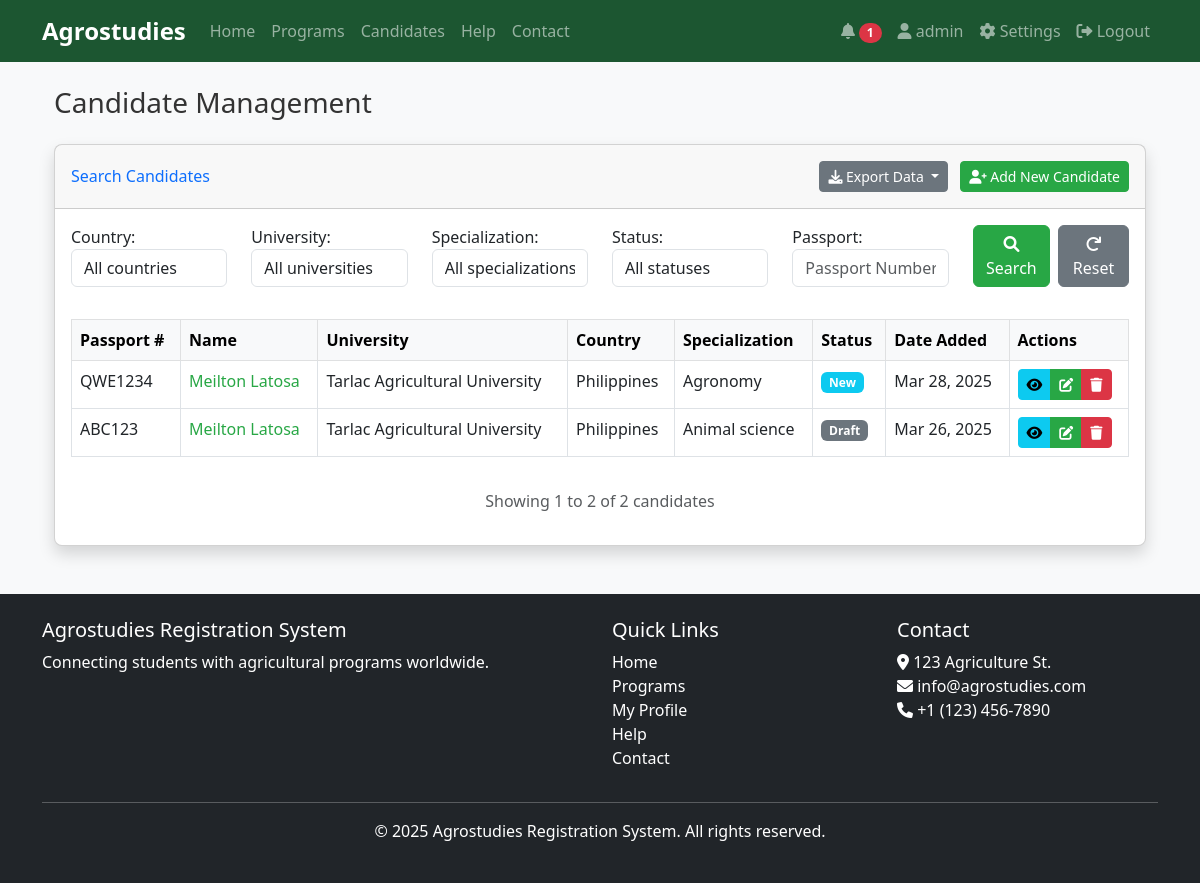
Page /candidates/ (signed in) on the earlier database version.
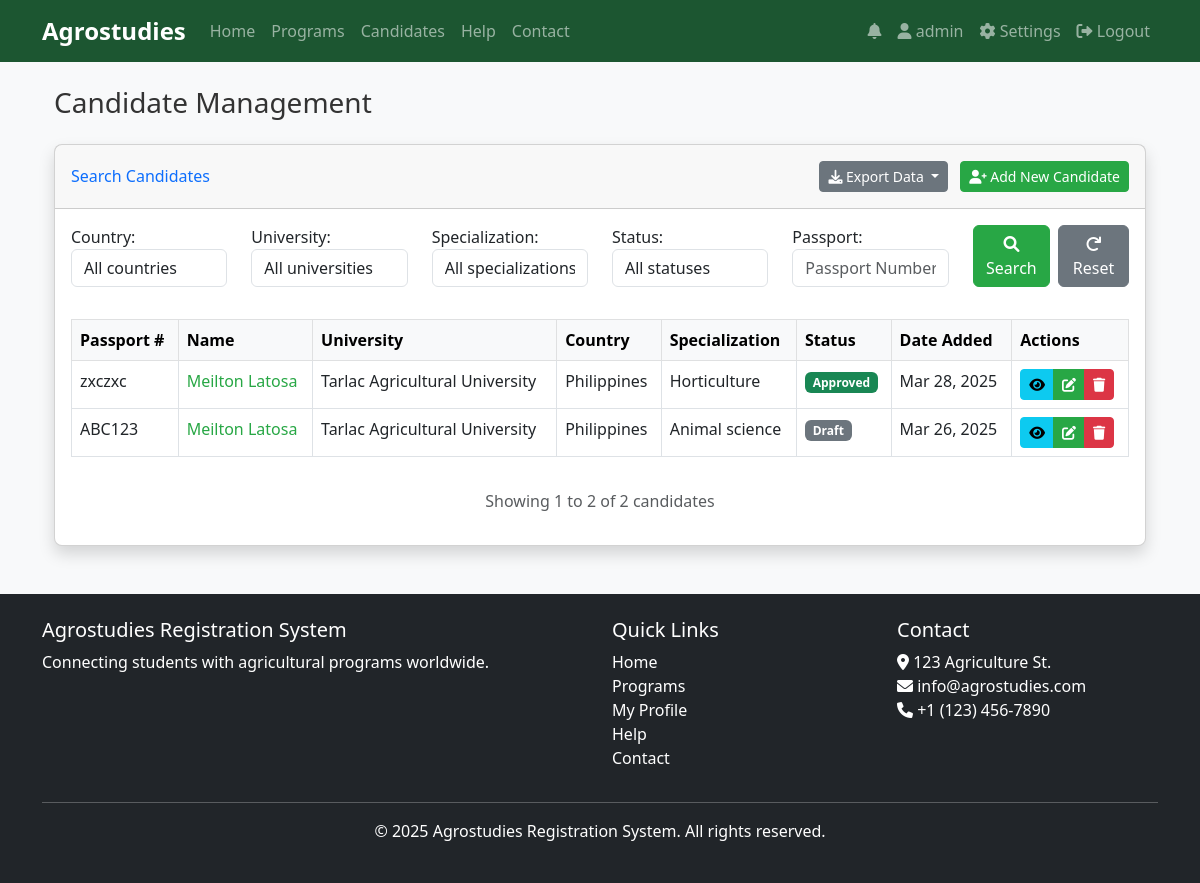
Same page on the later database version.
### core/models.py (models this page shows, shortened)
class Candidate(models.Model):
    DRAFT = 'Draft'
    NEW = 'New'
    FIXED = 'Fixed'
    APPROVED = 'Approved'
    REJECTED = 'Rejected'
    QUIT = 'Quit'
    STATUS_CHOICES = [
        (DRAFT, 'Draft'),
        (NEW, 'New'),
        (FIXED, 'Fixed'),
        (APPROVED, 'Approved'),
        (REJECTED, 'Rejected'),
        (QUIT, 'Quit'),
    ]
    passport_number = models.CharField(max_length=20)
    first_name = models.CharField(max_length=100)
    last_name = models.CharField(max_length=100)
    email = models.EmailField(blank=True, null=True)
    date_of_birth = models.DateField()
    country_of_birth = models.CharField(max_length=100)
    nationality = models.CharField(max_length=100)
    religion = models.CharField(max_length=100, blank=True, null=True)
    father_name = models.CharField(max_length=100, blank=True, null=True)
    mother_name = models.CharField(max_length=100, blank=True, null=True)
    passport_issue_date = models.DateField()
    passport_expiry_date = models.DateField()
    GENDER_CHOICES = [
        ('Male', 'Male'),
        ('Female', 'Female'),
        ('Other', 'Other'),
    ]
    gender = models.CharField(max_length=10, choices=GENDER_CHOICES)
    shoes_size = models.CharField(max_length=10, blank=True, null=True)
    shirt_size = models.CharField(max_length=10, blank=True, null=True)
    university = models.ForeignKey(University, on_delete=models.CASCADE)
    year_graduated = models.IntegerField(blank=True, null=True)
    specialization = models.CharField(max_length=100)
    secondary_specialization = models.CharField(max_length=100, blank=True, null=True)
    SMOKING_CHOICES = [
        ('Never', 'Never'),
        ('Sometimes', 'Sometimes'),
        ('Often', 'Often'),
    ]
    smokes = models.CharField(max_length=10, choices=SMOKING_CHOICES, default='Never')
    program = models.ForeignKey(AgricultureProgram, on_delete=models.SET_NULL, null=True, blank=True, related_name='candidates')
    status = models.CharField(max_length=20, choices=STATUS_CHOICES, default=DRAFT)
    created_at = models.DateTimeField(auto_now_add=True)
    updated_at = models.DateTimeField(auto_now=True)
    passport_scan = models.FileField(upload_to='passports/', blank=True, null=True)
    tor = models.FileField(upload_to='documents/tor/', blank=True, null=True)
    nc2_tesda = models.FileField(upload_to='documents/tesda/', blank=True, null=True)
    diploma = models.FileField(upload_to='documents/diploma/', blank=True, null=True)
    good_moral = models.FileField(upload_to='documents/moral/', blank=True, null=True)
    nbi_clearance = models.FileField(upload_to='documents/nbi/', blank=True, null=True)
    created_by = models.ForeignKey(User, on_delete=models.CASCADE, related_name='created_candidates')
    class Meta:
        unique_together = ('passport_number', 'university')

class University(models.Model):
    name = models.CharField(max_length=200)
    code = models.CharField(max_length=20, unique=True)
    country = models.CharField(max_length=100)
    class Meta:
        verbose_name_plural = "Universities"

### core/views.py (the view, shortened to what this page needs)
# urls.py: path('candidates/', views.candidate_list, name='candidate_list'),
@login_required
def candidate_list(request):
    if not request.user.is_staff:
        messages.error(request, 'You do not have permission to access this page.')
        return redirect('index')
    candidates = Candidate.objects.all().order_by('-created_at')
    form = CandidateSearchForm(request.GET)
    if form.is_valid():
        country = form.cleaned_data.get('country')
        if country:
            candidates = candidates.filter(university__country=country)
        university = form.cleaned_data.get('university')
        if university:
            candidates = candidates.filter(university__code=university)
        specialization = form.cleaned_data.get('specialization')
        if specialization:
            candidates = candidates.filter(specialization=specialization)
        status = form.cleaned_data.get('status')
        if status:
            candidates = candidates.filter(status=status)
        passport = form.cleaned_data.get('passport')
        if passport:
            candidates = candidates.filter(passport_number__icontains=passport)
    export_format = request.GET.get('export')
    paginator = Paginator(candidates, 15)  # Show 15 candidates per page
    page_number = request.GET.get('page')
    page_obj = paginator.get_page(page_number)
    return render(request, 'candidate_list.html', {
        'page_obj': page_obj,
        'form': form,
        'status_colors': {
            'Draft': 'secondary',
            'New': 'info',
            'Fixed': 'primary',
            'Approved': 'success',
            'Rejected': 'danger',
            'Quit': 'warning'
        }
    })

### templates/candidate_list.html (shortened to what this page needs)
{% extends 'base.html' %}
{% load custom_filters %}
{% block content %}
<div class="container-fluid">
    <h1 class="h3 mb-4">Candidate Management</h1>
    <div class="card shadow mb-4">
        <div class="card-header py-3 d-flex flex-row align-items-center justify-content-between">
            <h6 class="m-0 font-weight-bold text-primary">Search Candidates</h6>
            <div>
                <div class="dropdown d-inline-block me-2">
                    <button class="btn btn-secondary btn-sm dropdown-toggle" type="button" id="exportDropdown" data-bs-toggle="dropdown" aria-expanded="false">
                        <i class="fas fa-download"></i> Export Data
                    </button>
                </div>
                <a href="{% url 'add_candidate' %}" class="btn btn-primary btn-sm">
                    <i class="fas fa-user-plus"></i> Add New Candidate
                </a>
            </div>
        </div>
        <div class="card-body">
            <form method="get" class="mb-4">
                <div class="row">
                    <div class="col-md-2">
                        <div class="form-group mb-2">
                            {{ form.country.label_tag }}
                            {{ form.country }}
                        </div>
                    </div>
                    <div class="col-md-2">
                        <div class="form-group mb-2">
                            {{ form.university.label_tag }}
                            {{ form.university }}
                        </div>
                    </div>
                    <div class="col-md-2">
                        <div class="form-group mb-2">
                            {{ form.specialization.label_tag }}
                            {{ form.specialization }}
                        </div>
                    </div>
                    <div class="col-md-2">
                        <div class="form-group mb-2">
                            {{ form.status.label_tag }}
                            {{ form.status }}
                        </div>
                    </div>
                    <div class="col-md-2">
                        <div class="form-group mb-2">
                            {{ form.passport.label_tag }}
                            {{ form.passport }}
                        </div>
                    </div>
                    <div class="col-md-2 d-flex align-items-end">
                        <button type="submit" class="btn btn-primary mb-2 me-2">
                            <i class="fas fa-search"></i> Search
                        </button>
                        <a href="{% url 'candidate_list' %}" class="btn btn-secondary mb-2">
                            <i class="fas fa-redo"></i> Reset
                        </a>
                    </div>
                </div>
            </form>
            {% if page_obj %}
                <div class="table-responsive">
                    <table class="table table-bordered table-hover">
                        <thead class="table-light">
                            <tr>
                                <th>Passport #</th>
                                <th>Name</th>
                                <th>University</th>
                                <th>Country</th>
                                <th>Specialization</th>
                                <th>Status</th>
                                <th>Date Added</th>
                                <th>Actions</th>
                            </tr>
                        </thead>
                        <tbody>
                            {% for candidate in page_obj %}
                                <tr>
                                    <td>{{ candidate.passport_number }}</td>
                                    <td>
                                        <a href="{% url 'view_candidate' candidate.id %}">
                                            {{ candidate.first_name }} {{ candidate.last_name }}
                                        </a>
                                    </td>
                                    <td>{{ candidate.university.name }}</td>
                                    <td>{{ candidate.university.country }}</td>
                                    <td>{{ candidate.specialization }}</td>
                                    <td>
                                        <span class="badge bg-{{ status_colors|get_item:candidate.status }}">
                                            {{ candidate.status }}
                                        </span>
                                    </td>
                                    <td>{{ candidate.created_at|date:"M d, Y" }}</td>
                                    <td>
                                        <div class="btn-group" role="group">
                                            <a href="{% url 'view_candidate' candidate.id %}" class="btn btn-info btn-sm" title="View">
                                                <i class="fas fa-eye"></i>
                                            </a>
                                            <a href="{% url 'edit_candidate' candidate.id %}" class="btn btn-primary btn-sm" title="Edit">
                                                <i class="fas fa-edit"></i>
                                            </a>
                                            <a href="{% url 'delete_candidate' candidate.id %}" class="btn btn-danger btn-sm" title="Delete">
                                                <i class="fas fa-trash"></i>
                                            </a>
                                        </div>
                                    </td>
                                </tr>
                            {% endfor %}
                        </tbody>
                    </table>
                </div>
                <div class="mt-3 text-center">
                    <p class="text-muted">
                        Showing {{ page_obj.start_index }} to {{ page_obj.end_index }} of {{ page_obj.paginator.count }} candidates
                    </p>
                </div>
            {% else %}
                <div class="alert alert-info text-center">
                    <i class="fas fa-info-circle me-2"></i> No candidates found matching your criteria.
                </div>
            {% endif %}
        </div>
    </div>
</div>
{% endblock %}

### templates/base.html (shortened to what this page needs)
<!DOCTYPE html>
<html lang="en">
<head>
    <link href="https://cdn.jsdelivr.net/npm/bootstrap@5.3.0/dist/css/bootstrap.min.css" rel="stylesheet">
    <link rel="stylesheet" href="https://cdnjs.cloudflare.com/ajax/libs/font-awesome/6.0.0/css/all.min.css">
    <link rel="stylesheet" href="/static/css/main.css">
    <link rel="stylesheet" href="/static/css/modal-animations.css">
</head>
<body>
    <nav class="navbar navbar-expand-lg navbar-dark bg-dark">
        <div class="container">
            <a class="navbar-brand" href="{% url 'index' %}">Agrostudies</a>
            <div class="collapse navbar-collapse" id="navbarNav">
                <ul class="navbar-nav me-auto">
                    <li class="nav-item">
                        <a class="nav-link" href="{% url 'index' %}">Home</a>
                    </li>
                    <li class="nav-item">
                        <a class="nav-link" href="{% url 'program_list' %}">Programs</a>
                    </li>
                    {% if user.is_staff %}
                    <li class="nav-item">
                        <a class="nav-link" href="{% url 'candidate_list' %}">Candidates</a>
                    </li>
                    {% endif %}
                    <li class="nav-item">
                        <a class="nav-link" href="{% url 'help' %}">Help</a>
                    </li>
                    <li class="nav-item">
                        <a class="nav-link" href="{% url 'contact' %}">Contact</a>
                    </li>
                </ul>
                <ul class="navbar-nav ms-auto">
                    {% if user.is_authenticated %}
                        <li class="nav-item dropdown">
                            <a class="nav-link" href="#" id="notificationDropdown" role="button" data-bs-toggle="dropdown" aria-expanded="false">
                                <i class="fas fa-bell"></i>
                                {% if unread_notifications_count > 0 %}
                                    <span class="badge rounded-pill bg-danger">{{ unread_notifications_count }}</span>
                                {% endif %}
                            </a>
                        </li>
                        <li class="nav-item">
                            <a class="nav-link" href="{% url 'profile' %}">
                                <i class="fas fa-user"></i> {{ user.username }}
                            </a>
                        </li>
                        {% if user.is_staff %}
                        <li class="nav-item">
                            <a class="nav-link" href="{% url 'admin:index' %}">
                                <i class="fas fa-cog"></i> Settings
                            </a>
                        </li>
                        {% endif %}
                        <li class="nav-item">
                            <a class="nav-link" href="{% url 'logout' %}">
                                <i class="fas fa-sign-out-alt"></i> Logout
                            </a>
                        </li>
                    {% endif %}
                </ul>
            </div>
        </div>
    </nav>
    <main class="container my-4">
        {% block content %}{% endblock %}
    </main>
    <footer class="bg-dark text-white py-4 mt-5">
        <div class="container">
            <div class="row">
                <div class="col-md-6">
                    <h5>Agrostudies Registration System</h5>
                    <p>Connecting students with agricultural programs worldwide.</p>
                </div>
                <div class="col-md-3">
                    <h5>Quick Links</h5>
                    <ul class="list-unstyled">
                        <li><a href="{% url 'index' %}" class="text-white">Home</a></li>
                        <li><a href="{% url 'program_list' %}" class="text-white">Programs</a></li>
                        {% if user.is_authenticated %}
                            <li><a href="{% url 'profile' %}" class="text-white">My Profile</a></li>
                        {% else %}
                            <li><a href="#" data-bs-toggle="modal" data-bs-target="#loginModal" class="text-white">Login</a></li>
                            <li><a href="#" data-bs-toggle="modal" data-bs-target="#registerModal" class="text-white">Register</a></li>
                        {% endif %}
                        <li><a href="{% url 'help' %}" class="text-white">Help</a></li>
                        <li><a href="{% url 'contact' %}" class="text-white">Contact</a></li>
                    </ul>
                </div>
                <div class="col-md-3">
                    <h5>Contact</h5>
                    <address>
                        <i class="fas fa-map-marker-alt"></i> 123 Agriculture St.<br>
                        <i class="fas fa-envelope"></i> info@agrostudies.com<br>
                        <i class="fas fa-phone"></i> +1 (123) 456-7890
                    </address>
                </div>
            </div>
            <hr>
            <div class="text-center">
                <p>&copy; {% now "Y" %} Agrostudies Registration System. All rights reserved.</p>
            </div>
        </div>
    </footer>
</body>
</html>

Differences in the rows shown:
removed Candidate: passport_number "QWE1234", first_name "Meilton", last_name "Latosa", university.name "Tarlac Agricultural University", university.country "Philippines", specialization "Agronomy", status "New", created_at "Mar 28, 2025"
added Candidate: passport_number "zxczxc", first_name "Meilton", last_name "Latosa", university.name "Tarlac Agricultural University", university.country "Philippines", specialization "Horticulture", status "Approved", created_at "Mar 28, 2025"
Other differences:
{{ unread_notifications_count }}: "1" → (not shown)
